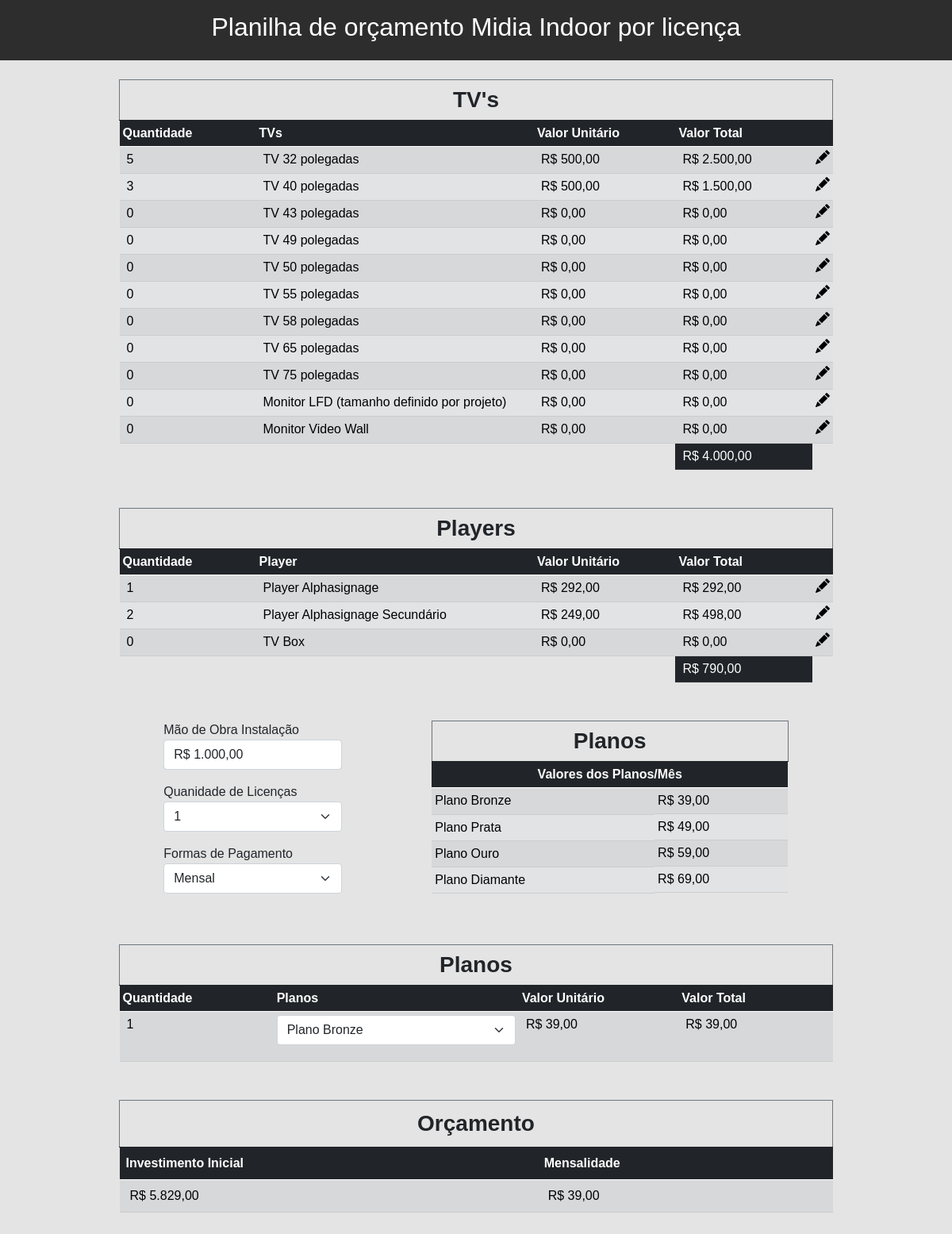
The page / on the database its author committed.
### tables this page shows
CREATE TABLE `tvs` (
  `TvID` int(11) NOT NULL AUTO_INCREMENT,
  `quantidade` int(11) NOT NULL,
  `nomeTV` varchar(255) NOT NULL,
  `valorUnitario` double DEFAULT NULL,
  PRIMARY KEY (`TvID`)
);

CREATE TABLE `players` (
  `playerID` int(11) NOT NULL AUTO_INCREMENT,
  `quantidade` int(11) NOT NULL,
  `nomePlayer` varchar(255) NOT NULL,
  `valorUnitario` double DEFAULT NULL,
  PRIMARY KEY (`playerID`)
);

CREATE TABLE `planos` (
  `planoID` int(11) NOT NULL AUTO_INCREMENT,
  `nomePlano` varchar(255) NOT NULL,
  `pagMensal` double NOT NULL,
  `pagAnual` double NOT NULL,
  PRIMARY KEY (`planoID`)
);

### php/consultas.php (called while the page is built, shortened)
<?php
$selectTV = "SELECT *, (quantidade*valorUnitario) as valorTotal FROM tvs";
$listaTVs = mysqli_query($conect, $selectTV);
$selectValTotTv = "SELECT SUM(quantidade*valorUnitario) AS ValTot FROM tvs";
$listaValTotTv = mysqli_query($conect, $selectValTotTv);
$linhaValTotTv = mysqli_fetch_assoc($listaValTotTv);
$ValTotTv = $linhaValTotTv["ValTot"];
$selectPlayers = "SELECT *, (quantidade*valorUnitario) as valorTotal FROM players";
$listaPlayers = mysqli_query($conect, $selectPlayers);
$selectValTotPlayers = "SELECT SUM(quantidade*valorUnitario) AS ValTot FROM players";
$listaValTotPlayers = mysqli_query($conect, $selectValTotPlayers);
$linhaValTotPlayers = mysqli_fetch_assoc($listaValTotPlayers);
$ValTotPlayers = $linhaValTotPlayers["ValTot"];
$selectPlanos = "SELECT * FROM planos";
$listaPlanos = mysqli_query($conect, $selectPlanos);
$selectPlanos2 = "SELECT * FROM planos";
$listaPlanos2 = mysqli_query($conect, $selectPlanos2);
?>

### index.php (the view, shortened to what this page needs)
<?php
require_once("conexao/conexao.php");
require_once("php/consultas.php");
function real_format($valor)
{
    $valor  = number_format($valor, 2, ",", ".");
    return "R$ " . $valor;
}
?>
<!DOCTYPE html>
<html lang="pt-BR">
<head>
    <link href="https://cdn.jsdelivr.net/npm/bootstrap@5.0.2/dist/css/bootstrap.min.css" rel="stylesheet">
    <link rel="stylesheet" type="text/css" href="css/style.css" />
</head>
<body>
    <nav class="w-100 text-white">
        <h2 class="text-center">Planilha de orçamento Midia Indoor por licença</h2>
    </nav>
    <table class="table table-sm table-secondary table-striped w-75 mx-auto mt-4">
        <thead class="table border border-1 border-secondary border-bottom-0">
            <tr>
                <th colspan="5" class="text-center fs-3">
                    TV's
                </th>
            </tr>
        </thead>
        <thead class="table-dark">
            <tr>
                <th>Quantidade</th>
                <th>TVs</th>
                <th>Valor Unitário</th>
                <th>Valor Total</th>
                <th></th>
            </tr>
        </thead>
        <tbody>
            <?php while ($linhaTV = mysqli_fetch_assoc($listaTVs)) { ?>
                <tr>
                    <form class="formTV">
                        <td class="quantidadeTV"><input type="number" class="inputTV quantidadeTV" name="quantidadeTV" readonly="readonly" value='<?php echo $linhaTV["quantidade"] ?>' /></td>
                        <td class="nomeTV"><input type="text" class="inputTV name nomeTV" name="nomeTV" readonly="readonly" value='<?php echo $linhaTV["nomeTV"] ?>' /></td>
                        <td class="valorUnitarioTV"><input type="text" class="inputTV valorUnitarioTV" name="valorUnitarioTV" readonly="readonly" value='<?php echo real_format($linhaTV["valorUnitario"]) ?>' /></td>
                        <td class="valTotTV"><input type="text" class="valTotTV valorTotalTv" readonly="readonly" value="<?php echo real_format($linhaTV['valorTotal']) ?>"/></td>
                        <td style="width: 20px;">
                            <button type="button" class="alterTV border-0 bg-transparent" value="<?php echo $linhaTV['TvID'] ?>">
                            </button>
                        </td>
                    </form>
                </tr>
            <?php } ?>
            <tr class="table-dark">
                <td colspan="3" class="bg-transparent border-0 text-danger"></td>
                <td><input type="text" class="text-white" id="valorTotalTVs" readonly='readonly' value="<?php echo real_format($ValTotTv) ?>" /></td>
            </tr>
        </tbody>
    </table>
    <table class="table table-sm table-secondary table-striped w-75 mx-auto mt-5">
        <thead class="table border border-1 border-secondary border-bottom-0">
            <tr>
                <th colspan="5" class="text-center fs-3">Players</th>
            </tr>
        </thead>
        <thead class="table-dark">
            <tr>
                <th>Quantidade</th>
                <th>Player</th>
                <th>Valor Unitário</th>
                <th>Valor Total</th>
                <th></th>
            </tr>
        </thead>
        <tbody>
            <?php while ($linhaPlayers = mysqli_fetch_assoc($listaPlayers)) {
            ?>
                <tr>
                    <form class="formPlayer">
                        <td class="quantidadePlayer"><input type="number" class="inputPlayer quantidadePlayer" name="quantidadePlayer" readonly="readonly" value='<?php echo $linhaPlayers["quantidade"] ?>' /></td>
                        <td class="nomePlayer"><input type="text" class="inputPlayer name nomePlayer" name="nomePlayer" readonly="readonly" value='<?php echo $linhaPlayers["nomePlayer"] ?>' /></td>
                        <td class="valorUnitarioPlayer"><input type="text" class="inputPlayer valorUnitarioPlayer" name="valorUnitarioPlayer" readonly="readonly" value='<?php echo real_format($linhaPlayers["valorUnitario"]) ?>' /></td>
                        <td class="valTotPlayer"><input type="text" class="valTot valTotPlayer valorTotalPlayer" readonly="readonly" value='<?php echo real_format($linhaPlayers["valorTotal"]) ?>' /></td>
                        <td style="width: 20px;">
                            <button type="button" class="alterPlayer border-0 bg-transparent" value="<?php echo $linhaPlayers['playerID'] ?>">
                            </button>
                        </td>
                    </form>
                </tr>
            <?php } ?>
            <tr class="table-dark">
                <td colspan="3" class="bg-transparent border-0"></td>
                <td><input type="text" class="text-white" id="valorTotalPlayers" readonly='readonly' value="<?php echo real_format($ValTotPlayers) ?>" /></td>
            </tr>
        </tbody>
    </table>
    <div class="d-flex justify-content-around my-5 w-75 mx-auto">
        <div class="w-25">
            <label for="maoObra" class="form-label mb-0">Mão de Obra Instalação</label>
            <input type="text" id="maoObra" class="form-control mb-3" placeholder="Insira o valor" value="R$ 1.000,00">
            <label for="licenca" class="form-label mb-0">Quanidade de Licenças</label>
            <select class="form-select mb-3" id="licenca" name="licenca">
                <option value="1">1</option>
            </select>
            <label for="plano" class="form-label mb-0">Formas de Pagamento</label>
            <select class="form-select" id="plano" name="plano">
                <option value="1">Mensal</option>
            </select>
        </div>
        <table class="table table-sm table-secondary table-striped w-50">
            <thead class="table border border-1 border-secondary border-bottom-0">
                <tr>
                    <th colspan="2" class="text-center fs-3">Planos</th>
                </tr>
            </thead>
            <thead class="table-dark">
                <tr>
                    <th colspan="2" class="text-center">Valores dos Planos/Mês</th>
                </tr>
            </thead>
            <tbody>
                <?php while ($linhaPlanos = mysqli_fetch_assoc($listaPlanos)) {
                    $valPag[] = $linhaPlanos;
                ?>
                    <tr>
                        <td><?php echo $linhaPlanos["nomePlano"] ?></td>
                        <td class="mensal"><button type="text" class="bg-transparent border-0 valorPlanoMensal" value="<?php echo $linhaPlanos['planoID'] ?>"><?php echo real_format($linhaPlanos["pagMensal"]) ?></button></td>
                    </tr>
                <?php } ?>
            </tbody>
        </table>
    </div>
    <table class="table table-sm table-secondary table-striped w-75 mx-auto my-5">
        <thead class="table border border-1 border-secondary border-bottom-0">
            <tr>
                <th colspan="4" class="text-center fs-3">Planos</th>
            </tr>
        </thead>
        <thead class="table-dark">
            <tr>
                <th>Quantidade</th>
                <th>Planos</th>
                <th>Valor Unitário</th>
                <th>Valor Total</th>
            </tr>
        </thead>
        <tbody>
            <tr>
                <td><input type="number" class="qtd" id="qtdPlain" value='1' /></td>
                <td>
                    <select class="form-select mb-3 w-100" id="plain" name="plain">
                        <?php while ($linhaPlanos2 = mysqli_fetch_assoc($listaPlanos2)) { ?>
                            <option value='<?php echo $linhaPlanos2["planoID"] ?>'><?php echo $linhaPlanos2["nomePlano"] ?></option>
                        <?php } ?>
                    </select>
                </td>
                <td><input type="text" class="valUnit" id="PlainValUnit" readonly="readonly" value="<?php echo real_format($valPag[0]['pagMensal']) ?>" /></td>
                <td><input type="text" class="valTot" id="PlainValTot" readonly="readonly" value='<?php echo real_format($valPag[0]['pagMensal']) ?>' /></td>
            </tr>
        </tbody>
    </table>
    <table class="table table-secondary table-striped w-75 mx-auto my-5">
        <thead class="table border border-1 border-secondary border-bottom-0">
            <tr>
                <th colspan="2" class="text-center fs-3">Orçamento</th>
            </tr>
        </thead>
        <thead class="table-dark">
            <tr>
                <th>Investimento Inicial</th>
                <th>Mensalidade</th>
            </tr>
        </thead>
        <tbody>
            <tr>
                <td><input type="text" class="investimento" id="investimento" readonly="readonly" value="" /></td>
                <td><input type="text" class="mensalidade" id="mensalidade" readonly="readonly" value='<?php echo real_format($valPag[0]['pagMensal']) ?>' /></td>
            </tr>
        </tbody>
    </table>
</body>
</html>

### css/style.css (style rules this page uses)
* { margin: 0; padding: 0; box-sizing: border-box; font-family: sans-serif; }
body { background: rgb(228, 228, 228); }
nav { background-color: rgba(0,0,0,0.8); padding: 15px; }
input { background: transparent; color: black; border: none; outline: none; width: 100px; padding-left: 5px; }
.name { width: 100%; }
.mensal { display: block; }
.bi { cursor: pointer; }

### rows shown on the page
tvs: quantidadeTV "5", nomeTV "TV 32 polegadas", valorUnitarioTV "R$ 500,00", real_format "R$ 2.500,00", $linhaTV['TvID'] 1 (drawn)
tvs: quantidadeTV "3", nomeTV "TV 40 polegadas", valorUnitarioTV "R$ 500,00", real_format "R$ 1.500,00", $linhaTV['TvID'] 2 (drawn)
tvs: quantidadeTV "0", nomeTV "TV 43 polegadas", valorUnitarioTV "R$ 0,00", real_format "R$ 0,00", $linhaTV['TvID'] 3 (drawn)
tvs: quantidadeTV "0", nomeTV "TV 49 polegadas", valorUnitarioTV "R$ 0,00", real_format "R$ 0,00", $linhaTV['TvID'] 4 (drawn)
tvs: quantidadeTV "0", nomeTV "TV 50 polegadas", valorUnitarioTV "R$ 0,00", real_format "R$ 0,00", $linhaTV['TvID'] 5 (drawn)
tvs: quantidadeTV "0", nomeTV "TV 55 polegadas", valorUnitarioTV "R$ 0,00", real_format "R$ 0,00", $linhaTV['TvID'] 6 (drawn)
tvs: quantidadeTV "0", nomeTV "TV 58 polegadas", valorUnitarioTV "R$ 0,00", real_format "R$ 0,00", $linhaTV['TvID'] 7 (drawn)
tvs: quantidadeTV "0", nomeTV "TV 65 polegadas", valorUnitarioTV "R$ 0,00", real_format "R$ 0,00", $linhaTV['TvID'] 8 (drawn)
tvs: quantidadeTV "0", nomeTV "TV 75 polegadas", valorUnitarioTV "R$ 0,00", real_format "R$ 0,00", $linhaTV['TvID'] 9 (drawn)
tvs: quantidadeTV "0", nomeTV "Monitor LFD (tamanho definido por projeto)", valorUnitarioTV "R$ 0,00", real_format "R$ 0,00", $linhaTV['TvID'] 10 (drawn)
tvs: quantidadeTV "0", nomeTV "Monitor Video Wall", valorUnitarioTV "R$ 0,00", real_format "R$ 0,00", $linhaTV['TvID'] 11 (drawn)
players: quantidadePlayer "1", nomePlayer "Player Alphasignage", valorUnitarioPlayer "R$ 292,00", real_format "R$ 292,00"
players: quantidadePlayer "2", nomePlayer "Player Alphasignage Secundário", valorUnitarioPlayer "R$ 249,00", real_format "R$ 498,00"
players: quantidadePlayer "0", nomePlayer "TV Box", valorUnitarioPlayer "R$ 0,00", real_format "R$ 0,00", $linhaPlayers['playerID'] 3 (drawn)
planos: nomePlano "Plano Bronze", $linhaPlanos['planoID'] 1 (drawn), pagMensal "R$ 39,00"
planos: nomePlano "Plano Prata", $linhaPlanos['planoID'] 2 (drawn), pagMensal "R$ 49,00"
planos: nomePlano "Plano Ouro", $linhaPlanos['planoID'] 3 (drawn), pagMensal "R$ 59,00"
planos: nomePlano "Plano Diamante", $linhaPlanos['planoID'] 4 (drawn), pagMensal "R$ 69,00"

### other values the page prints
form field plain "Plano Bronze"
